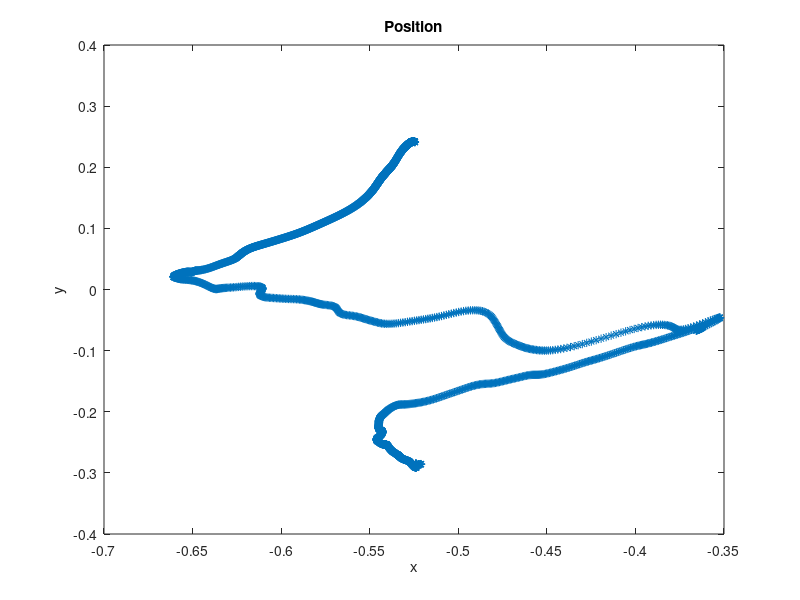
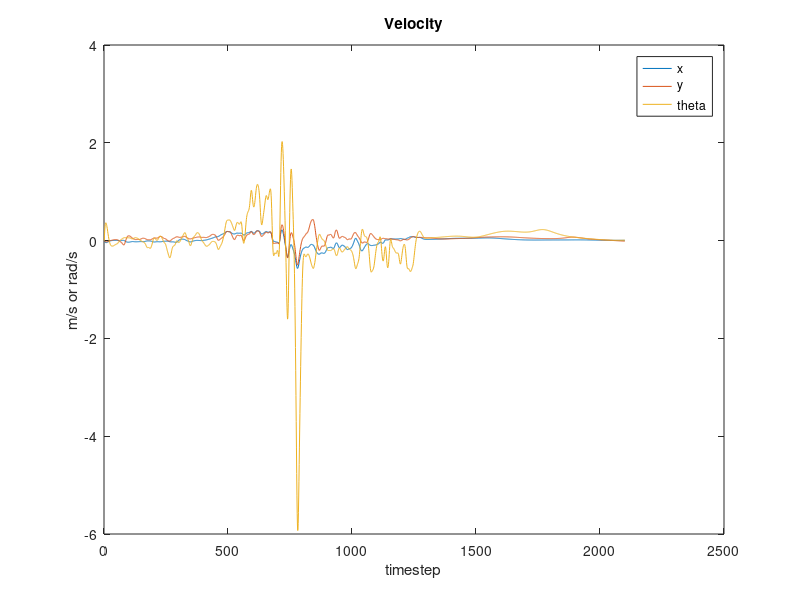
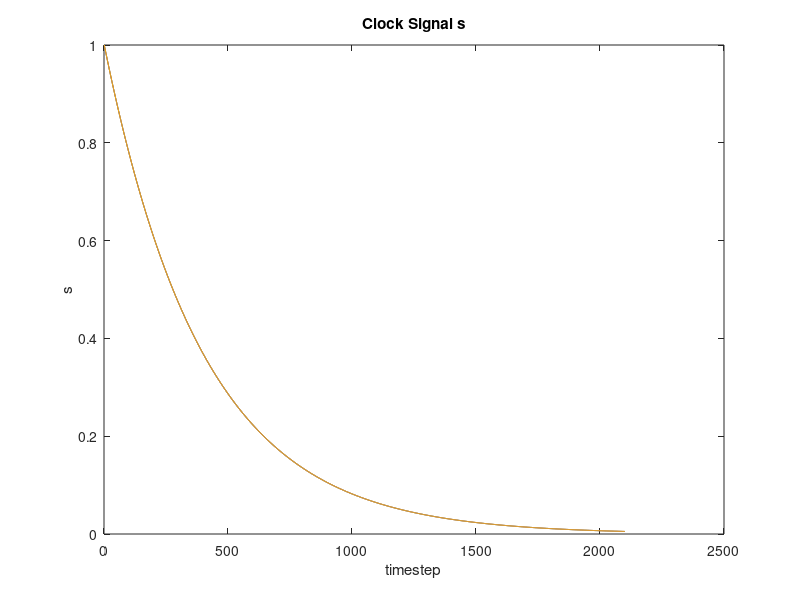

Reproduce these figures in MATLAB, in order. (Note: this script raises an error after producing the figures.)
clc 
clear all
close all

load xtraj.mat
load straj.mat
load vtraj.mat

axis equal
plot(xtraj(1,:), xtraj(2,:),'*')
xlabel('x'); ylabel('y');
title('Position')
%xlim([-0.5, 0.5]); ylim([-0.5, 0.5])

figure
xx = 1:length(vtraj);
plot(xx, vtraj(1,:),xx, vtraj(2,:),xx, vtraj(3,:))
title('Velocity')
legend('x', 'y', 'theta');
xlabel('timestep'); ylabel('m/s or rad/s')

figure
plot(xx, straj(1,:),xx, straj(2,:),xx, straj(3,:))
title('Clock Signal s')
xlabel('timestep'); ylabel('s')


figure


load  /home/hwadong/cotesys-lwr4+/dmp_praktikum/data/rec_taskparms.mat
load  /home/hwadong/cotesys-lwr4+/dmp_praktikum/data/rec_end.mat

plot( rec_taskparms(1,:), rec_taskparms(2,:),'*','Color','r');
hold on
plot( rec_end(1,:), rec_end(2,:),'b','LineWidth',2);
axis equal

plot(xtraj(1,:), xtraj(2,:),'g','LineWidth',2);

ax = gca

plot(rec_taskparms(1,1), rec_taskparms(2,1), 'd','MarkerSize',10,'MarkerFaceColor','y')

%plot(rec_taskparms(1,size(rec_taskparms)), rec_taskparms(2,size(rec_taskparms)), 'o','MarkerSize',10,'MarkerFaceColor','b');
legend('tracked task parameters','recorded motion on kuka','output of motion primitives','starting point');

for i=200:40:size(rec_end,2)
    plotline( [rec_end(1,i) rec_end(2,i)],rec_end(3,i)+pi/4,0.04,1,[0 0 1] , ax); 
end

for i=200:40:size(xtraj,2)
    plotline( [xtraj(1,i) xtraj(2,i)],xtraj(3,i)+pi/4,0.04,1,[0 1 0] , ax); 
end

xlabel('x')
ylabel('y')

title('GMR badly moved box by Frederik :-(')
